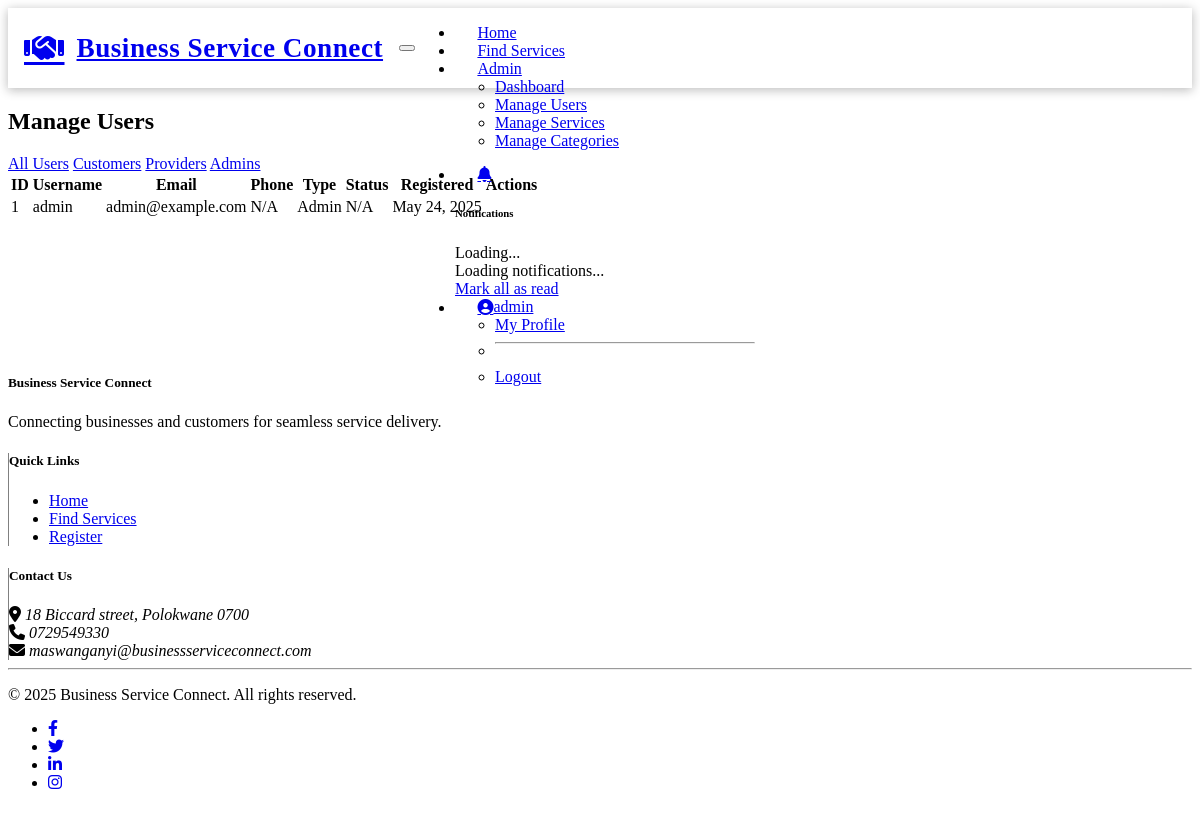
The page /admin/users.php (signed in) on the database its author committed.
### tables this page shows
CREATE TABLE
    IF NOT EXISTS users (
        id INT AUTO_INCREMENT PRIMARY KEY,
        username VARCHAR(50) NOT NULL UNIQUE,
        email VARCHAR(100) NOT NULL UNIQUE,
        password VARCHAR(255) NOT NULL,
        phone VARCHAR(20),
        user_type ENUM ('admin', 'provider', 'customer') NOT NULL,
        created_at TIMESTAMP DEFAULT CURRENT_TIMESTAMP,
        updated_at TIMESTAMP DEFAULT CURRENT_TIMESTAMP ON UPDATE CURRENT_TIMESTAMP
    );

### includes/functions.php (called while the page is built, shortened)
<?php
function isLoggedIn()
{
    return isset($_SESSION['user_id']);
}
function isAdmin()
{
    return isLoggedIn() && $_SESSION['user_type'] === 'admin';
}
function isProvider()
{
    return isLoggedIn() && $_SESSION['user_type'] === 'provider';
}
function getCurrentUser()
{
    global $pdo;
    if (isLoggedIn()) {
        $stmt = $pdo->prepare("SELECT * FROM users WHERE id = ?");
        $stmt->execute([$_SESSION['user_id']]);
        return $stmt->fetch();
    }
    return null;
}
function formatDate($dateString)
{
    $date = new DateTime($dateString);
    return $date->format('F j, Y');
}

### admin/users.php (the view, shortened to what this page needs)
<?php
require_once '../includes/header.php';
$userType = isset($_GET['type']) ? sanitizeInput($_GET['type']) : '';
$sql = "SELECT u.*, COALESCE(pp.id, 0) as has_profile, pp.is_verified
        FROM users u
        LEFT JOIN provider_profiles pp ON u.id = pp.user_id";
$params = [];
$sql .= " ORDER BY u.created_at DESC";
$stmt = $pdo->prepare($sql);
$stmt->execute($params);
$users = $stmt->fetchAll();
?>
<div class="row mb-4">
    <div class="col-md-12">
        <div class="d-flex justify-content-between align-items-center">
            <h2>Manage Users</h2>
            <div>
                <div class="btn-group">
                    <a href="users.php" class="btn btn-outline-primary <?php echo $userType === '' ? 'active' : ''; ?>">All Users</a>
                    <a href="users.php?type=customer" class="btn btn-outline-primary <?php echo $userType === 'customer' ? 'active' : ''; ?>">Customers</a>
                    <a href="users.php?type=provider" class="btn btn-outline-primary <?php echo $userType === 'provider' ? 'active' : ''; ?>">Providers</a>
                    <a href="users.php?type=admin" class="btn btn-outline-primary <?php echo $userType === 'admin' ? 'active' : ''; ?>">Admins</a>
                </div>
            </div>
        </div>
    </div>
</div>
<div class="row">
    <div class="col-md-12">
        <div class="card">
            <div class="card-body p-0">
                <div class="table-responsive">
                    <table class="table table-hover mb-0">
                        <thead class="table-dark">
                            <tr>
                                <th>ID</th>
                                <th>Username</th>
                                <th>Email</th>
                                <th>Phone</th>
                                <th>Type</th>
                                <th>Status</th>
                                <th>Registered</th>
                                <th>Actions</th>
                            </tr>
                        </thead>
                        <tbody>
                            <?php if (empty($users)): ?>
                                <tr>
                                    <td colspan="8" class="text-center py-4">No users found.</td>
                                </tr>
                            <?php else: ?>
                                <?php foreach ($users as $user): ?>
                                    <tr>
                                        <td><?php echo $user['id']; ?></td>
                                        <td><?php echo htmlspecialchars($user['username']); ?></td>
                                        <td><?php echo htmlspecialchars($user['email']); ?></td>
                                        <td><?php echo $user['phone'] ? htmlspecialchars($user['phone']) : 'N/A'; ?></td>
                                        <td>
                                            <span class="badge bg-<?php echo $user['user_type'] === 'admin' ? 'danger' : ($user['user_type'] === 'provider' ? 'success' : 'primary'); ?>">
                                                <?php echo ucfirst($user['user_type']); ?>
                                            </span>
                                        </td>
                                        <td>
                                            <?php if ($user['user_type'] === 'provider'): ?>
                                                <?php if ($user['has_profile']): ?>
                                                    <?php if ($user['is_verified']): ?>
                                                        <span class="badge bg-success">Verified</span>
                                                    <?php else: ?>
                                                        <span class="badge bg-warning">Unverified</span>
                                                    <?php endif; ?>
                                                <?php else: ?>
                                                    <span class="badge bg-secondary">Incomplete</span>
                                                <?php endif; ?>
                                            <?php else: ?>
                                                <span class="badge bg-light text-dark">N/A</span>
                                            <?php endif; ?>
                                        </td>
                                        <td><?php echo formatDate($user['created_at']); ?></td>
                                        <td>
                                        </td>
                                    </tr>
                                <?php endforeach; ?>
                            <?php endif; ?>
                        </tbody>
                    </table>
                </div>
            </div>
        </div>
    </div>
</div>
<?php
require_once '../includes/footer.php';
?>

### includes/header.php (shortened to what this page needs)
<?php
require_once dirname(__DIR__) . '/config/database.php';
require_once dirname(__DIR__) . '/includes/functions.php';
$currentUser = null;
if (isLoggedIn()) {
    $currentUser = getCurrentUser();
}
?>
<!DOCTYPE html>
<html lang="en" data-bs-theme="dark">
<head>
    <link rel="stylesheet" href="https://cdn.replit.com/agent/bootstrap-agent-dark-theme.min.css">
    <link rel="stylesheet" href="https://cdnjs.cloudflare.com/ajax/libs/font-awesome/6.4.0/css/all.min.css">
    <link rel="stylesheet" href="../css/custom.css">
</head>
<body>
    <nav class="navbar navbar-expand-lg navbar-dark bg-dark mb-4 ">
        <div class="container">
            <a class="navbar-brand text-primary font-bold" href="#" style="font-weight: bold;">
                <i class="fas fa-handshake me-2"></i>Business Service Connect
            </a>
            <button class="navbar-toggler" type="button" data-bs-toggle="collapse" data-bs-target="#navbarNav">
            </button>
            <div class="collapse navbar-collapse" id="navbarNav">
                <ul class="navbar-nav me-auto">
                    <li class="nav-item">
                        <a class="nav-link" href="http://localhost/BusinessServiceTracker/">Home</a>
                    </li>
                    <li class="nav-item">
                        <a class="nav-link" href="http://localhost/BusinessServiceTracker/customer/search.php">Find Services</a>
                    </li>
                    <?php if (isLoggedIn()): ?>
                        <?php if (isAdmin()): ?>
                            <li class="nav-item dropdown">
                                <a class="nav-link dropdown-toggle" href="#" id="adminDropdown" role="button" data-bs-toggle="dropdown">
                                    Admin
                                </a>
                                <ul class="dropdown-menu">
                                    <li><a class="dropdown-item" href="http://localhost/BusinessServiceTracker/admin/dashboard.php">Dashboard</a></li>
                                    <li><a class="dropdown-item" href="http://localhost/BusinessServiceTracker/admin/users.php">Manage Users</a></li>
                                    <li><a class="dropdown-item" href="http://localhost/BusinessServiceTracker/admin/services.php">Manage Services</a></li>
                                    <li><a class="dropdown-item" href="http://localhost/BusinessServiceTracker/admin/categories.php">Manage Categories</a></li>
                                </ul>
                            </li>
                        <?php endif; ?>
                    <?php endif; ?>
                </ul>
                <ul class="navbar-nav">
                    <?php if (isLoggedIn()): ?>
                        <li class="nav-item dropdown">
                            <a class="nav-link dropdown-toggle" href="#" id="notificationsDropdown" role="button" data-bs-toggle="dropdown">
                                <i class="fas fa-bell"></i>
                            </a>
                            <div class="dropdown-menu dropdown-menu-end notifications-dropdown " style="min-width: 300px;">
                                <h6 class="dropdown-header">Notifications</h6>
                                <div id="notifications-container">
                                    <div class="text-center p-2 text-primary">
                                        <div class="spinner-border spinner-border-sm" role="status">
                                            <span class="visually-hidden">Loading...</span>
                                        </div>
                                        <span class="ms-2">Loading notifications...</span>
                                    </div>
                                </div>
                                <a class="dropdown-item text-center" href="#" id="mark-all-read">
                                    Mark all as read
                                </a>
                            </div>
                        </li>
                        <li class="nav-item dropdown">
                            <a class="nav-link dropdown-toggle" href="#" id="userDropdown" role="button" data-bs-toggle="dropdown">
                                <i class="fas fa-user-circle me-1"></i><?php echo htmlspecialchars($currentUser['username']); ?>
                            </a>
                            <ul class="dropdown-menu dropdown-menu-end">
                                <?php if (isProvider()): ?>
                                    <li><a class="dropdown-item" href="http://localhost/BusinessServiceTracker/provider/profile.php">Business Profile</a></li>
                                <?php else: ?>
                                    <li><a class="dropdown-item" href="http://localhost/BusinessServiceTracker/customer/profile.php">My Profile</a></li>
                                <?php endif; ?>
                                <li>
                                    <hr class="dropdown-divider">
                                </li>
                                <li><a class="dropdown-item" href="http://localhost/BusinessServiceTracker/auth/logout.php">Logout</a></li>
                            </ul>
                        </li>
                    <?php endif; ?>
                </ul>
            </div>
        </div>
    </nav>
    <div class="container my-4">

### css/custom.css (style rules this page uses)
body { min-height: 100vh; display: flex; flex-direction: column; }
.container { flex: 1; }
.notifications-dropdown { max-height: 400px; overflow-y: auto; }

### includes/header.php (style rules this page uses)
.navbar { height: 80px; box-shadow: 0 4px 20px rgba(255, 255, 255, 0.2), 0 2px 10px rgba(0, 0, 0, 0.3); transition: all 0.3s ease; position: relative; z-index: 1030; background-color: var(--bs-dark) !important; }
.navbar>.container { height: 100%; display: flex; align-items: center; }
.navbar-brand { font-size: 1.7rem; letter-spacing: 0.5px; display: flex; align-items: center; height: 100%; padding: 0 1rem; }
.navbar-brand i { font-size: 2rem; margin-right: 12px; }
.navbar-collapse { height: 100%; }
.nav-link { font-weight: 500; padding: 0 1.2rem; margin: 0 0.2rem; border-radius: 6px; transition: all 0.3s ease; height: 100%; display: flex; align-items: center; }

### rows shown on the page
users: username "admin", id "1", email "admin@example.com", shows "N/A", user_type "Admin", created_at "May 24, 2025"
